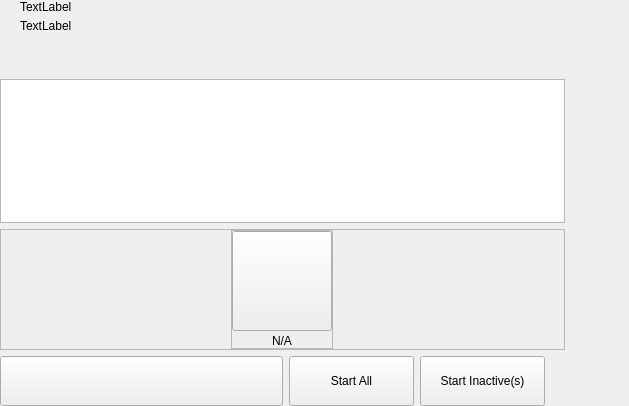
<?xml version="1.0" encoding="UTF-8"?>
<ui version="4.0">
 <class>MasterNodesWidget</class>
 <widget class="QWidget" name="MasterNodesWidget">
  <property name="geometry">
   <rect>
    <x>0</x>
    <y>0</y>
    <width>629</width>
    <height>406</height>
   </rect>
  </property>
  <property name="windowTitle">
   <string>Form</string>
  </property>
  <layout class="QHBoxLayout" name="horizontalLayout_2" stretch="2,1">
   <property name="spacing">
    <number>0</number>
   </property>
   <property name="leftMargin">
    <number>0</number>
   </property>
   <property name="topMargin">
    <number>0</number>
   </property>
   <property name="rightMargin">
    <number>0</number>
   </property>
   <property name="bottomMargin">
    <number>0</number>
   </property>
   <item>
    <widget class="QWidget" name="left" native="true">
     <layout class="QVBoxLayout" name="verticalLayout_3">
      <property name="leftMargin">
       <number>0</number>
      </property>
      <property name="topMargin">
       <number>0</number>
      </property>
      <property name="rightMargin">
       <number>0</number>
      </property>
      <property name="bottomMargin">
       <number>0</number>
      </property>
      <item>
       <layout class="QVBoxLayout" name="verticalLayout_2">
        <property name="spacing">
         <number>6</number>
        </property>
        <item>
         <layout class="QHBoxLayout" name="horizontalLayout_3">
          <property name="spacing">
           <number>0</number>
          </property>
          <property name="leftMargin">
           <number>20</number>
          </property>
          <item>
           <layout class="QVBoxLayout" name="verticalLayout_8">
            <property name="spacing">
             <number>5</number>
            </property>
            <item>
             <widget class="QLabel" name="labelTitle">
              <property name="text">
               <string>TextLabel</string>
              </property>
             </widget>
            </item>
            <item alignment="Qt::AlignTop">
             <widget class="QLabel" name="labelSubtitle1">
              <property name="text">
               <string>TextLabel</string>
              </property>
             </widget>
            </item>
           </layout>
          </item>
          <item>
           <spacer name="horizontalSpacer">
            <property name="orientation">
             <enum>Qt::Horizontal</enum>
            </property>
            <property name="sizeHint" stdset="0">
             <size>
              <width>40</width>
              <height>20</height>
             </size>
            </property>
           </spacer>
          </item>
         </layout>
        </item>
        <item>
         <spacer name="verticalSpacer_2">
          <property name="orientation">
           <enum>Qt::Vertical</enum>
          </property>
          <property name="sizeType">
           <enum>QSizePolicy::Fixed</enum>
          </property>
          <property name="sizeHint" stdset="0">
           <size>
            <width>20</width>
            <height>40</height>
           </size>
          </property>
         </spacer>
        </item>
        <item>
         <layout class="QVBoxLayout" name="verticalLayout_6"/>
        </item>
        <item>
         <widget class="QListView" name="listMn">
          <property name="mouseTracking">
           <bool>true</bool>
          </property>
         </widget>
        </item>
        <item>
         <widget class="QFrame" name="emptyContainer">
          <property name="minimumSize">
           <size>
            <width>0</width>
            <height>100</height>
           </size>
          </property>
          <property name="frameShape">
           <enum>QFrame::StyledPanel</enum>
          </property>
          <property name="frameShadow">
           <enum>QFrame::Raised</enum>
          </property>
          <layout class="QVBoxLayout" name="verticalLayout_7" stretch="1,8">
           <property name="spacing">
            <number>0</number>
           </property>
           <property name="leftMargin">
            <number>0</number>
           </property>
           <property name="topMargin">
            <number>0</number>
           </property>
           <property name="rightMargin">
            <number>0</number>
           </property>
           <property name="bottomMargin">
            <number>0</number>
           </property>
           <item>
            <spacer name="verticalSpacer">
             <property name="orientation">
              <enum>Qt::Vertical</enum>
             </property>
             <property name="sizeHint" stdset="0">
              <size>
               <width>20</width>
               <height>20</height>
              </size>
             </property>
            </spacer>
           </item>
           <item alignment="Qt::AlignHCenter|Qt::AlignVCenter">
            <widget class="QFrame" name="emptyScreen">
             <property name="sizePolicy">
              <sizepolicy hsizetype="Expanding" vsizetype="Expanding">
               <horstretch>0</horstretch>
               <verstretch>0</verstretch>
              </sizepolicy>
             </property>
             <property name="frameShape">
              <enum>QFrame::StyledPanel</enum>
             </property>
             <property name="frameShadow">
              <enum>QFrame::Raised</enum>
             </property>
             <layout class="QVBoxLayout" name="verticalLayout">
              <property name="spacing">
               <number>30</number>
              </property>
              <property name="leftMargin">
               <number>0</number>
              </property>
              <property name="topMargin">
               <number>0</number>
              </property>
              <property name="rightMargin">
               <number>0</number>
              </property>
              <property name="bottomMargin">
               <number>0</number>
              </property>
              <item alignment="Qt::AlignHCenter|Qt::AlignVCenter">
               <widget class="QPushButton" name="pushImgEmpty">
                <property name="minimumSize">
                 <size>
                  <width>100</width>
                  <height>100</height>
                 </size>
                </property>
                <property name="maximumSize">
                 <size>
                  <width>100</width>
                  <height>100</height>
                 </size>
                </property>
                <property name="focusPolicy">
                 <enum>Qt::NoFocus</enum>
                </property>
                <property name="text">
                 <string/>
                </property>
                <property name="iconSize">
                 <size>
                  <width>100</width>
                  <height>100</height>
                 </size>
                </property>
               </widget>
              </item>
              <item alignment="Qt::AlignHCenter|Qt::AlignVCenter">
               <widget class="QLabel" name="labelEmpty">
                <property name="styleSheet">
                 <string notr="true"/>
                </property>
                <property name="text">
                 <string>N/A</string>
                </property>
                <property name="alignment">
                 <set>Qt::AlignCenter</set>
                </property>
               </widget>
              </item>
             </layout>
            </widget>
           </item>
          </layout>
         </widget>
        </item>
        <item>
         <layout class="QHBoxLayout" name="horizontalLayout_7">
          <property name="rightMargin">
           <number>20</number>
          </property>
          <item>
           <spacer name="horizontalSpacer_5">
            <property name="orientation">
             <enum>Qt::Horizontal</enum>
            </property>
            <property name="sizeType">
             <enum>QSizePolicy::Expanding</enum>
            </property>
            <property name="sizeHint" stdset="0">
             <size>
              <width>40</width>
              <height>20</height>
             </size>
            </property>
           </spacer>
          </item>
          <item>
           <widget class="QPushButton" name="pushButtonSave">
            <property name="minimumSize">
             <size>
              <width>283</width>
              <height>50</height>
             </size>
            </property>
            <property name="maximumSize">
             <size>
              <width>283</width>
              <height>50</height>
             </size>
            </property>
            <property name="focusPolicy">
             <enum>Qt::NoFocus</enum>
            </property>
            <property name="text">
             <string/>
            </property>
           </widget>
          </item>
          <item>
           <widget class="QPushButton" name="pushButtonStartAll">
            <property name="minimumSize">
             <size>
              <width>125</width>
              <height>50</height>
             </size>
            </property>
            <property name="text">
             <string>Start All</string>
            </property>
           </widget>
          </item>
          <item>
           <widget class="QPushButton" name="pushButtonStartMissing">
            <property name="minimumSize">
             <size>
              <width>125</width>
              <height>50</height>
             </size>
            </property>
            <property name="text">
             <string>Start Inactive(s)</string>
            </property>
           </widget>
          </item>
         </layout>
        </item>
       </layout>
      </item>
     </layout>
    </widget>
   </item>
   <item>
    <widget class="QWidget" name="right" native="true">
     <layout class="QVBoxLayout" name="verticalLayout_5">
      <property name="leftMargin">
       <number>0</number>
      </property>
      <property name="topMargin">
       <number>0</number>
      </property>
      <property name="rightMargin">
       <number>0</number>
      </property>
      <property name="bottomMargin">
       <number>0</number>
      </property>
      <item>
       <layout class="QVBoxLayout" name="verticalLayout_4">
        <property name="spacing">
         <number>6</number>
        </property>
        <item>
         <widget class="OptionButton" name="btnAbout" native="true">
          <property name="minimumSize">
           <size>
            <width>0</width>
            <height>50</height>
           </size>
          </property>
         </widget>
        </item>
        <item>
         <widget class="OptionButton" name="btnAboutController" native="true">
          <property name="minimumSize">
           <size>
            <width>0</width>
            <height>50</height>
           </size>
          </property>
         </widget>
        </item>
        <item>
         <spacer name="verticalSpacer_5">
          <property name="orientation">
           <enum>Qt::Vertical</enum>
          </property>
          <property name="sizeHint" stdset="0">
           <size>
            <width>20</width>
            <height>40</height>
           </size>
          </property>
         </spacer>
        </item>
       </layout>
      </item>
     </layout>
    </widget>
   </item>
  </layout>
 </widget>
 <customwidgets>
  <customwidget>
   <class>OptionButton</class>
   <extends>QWidget</extends>
   <header>qt/yoda/optionbutton.h</header>
   <container>1</container>
  </customwidget>
 </customwidgets>
 <resources/>
 <connections/>
</ui>
